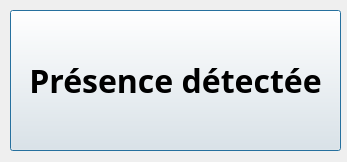
<?xml version="1.0" encoding="UTF-8"?>
<ui version="4.0">
 <class>Detecteur</class>
 <widget class="QDialog" name="Detecteur">
  <property name="geometry">
   <rect>
    <x>0</x>
    <y>0</y>
    <width>347</width>
    <height>162</height>
   </rect>
  </property>
  <property name="contextMenuPolicy">
   <enum>Qt::ContextMenuPolicy::PreventContextMenu</enum>
  </property>
  <property name="windowTitle">
   <string>détecteur temporisé</string>
  </property>
  <widget class="QPushButton" name="pushbuttonIntrus">
   <property name="geometry">
    <rect>
     <x>10</x>
     <y>10</y>
     <width>331</width>
     <height>141</height>
    </rect>
   </property>
   <property name="font">
    <font>
     <family>Ubuntu Mono</family>
     <pointsize>24</pointsize>
     <italic>false</italic>
     <bold>true</bold>
    </font>
   </property>
   <property name="text">
    <string>Présence détectée</string>
   </property>
  </widget>
 </widget>
 <resources/>
 <connections/>
</ui>
